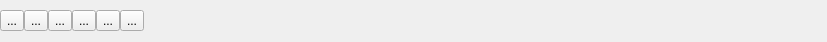
<?xml version="1.0" encoding="UTF-8"?>
<ui version="4.0">
 <class>menuWidget</class>
 <widget class="QWidget" name="menuWidget">
  <property name="geometry">
   <rect>
    <x>0</x>
    <y>0</y>
    <width>827</width>
    <height>42</height>
   </rect>
  </property>
  <property name="windowTitle">
   <string>Form</string>
  </property>
  <layout class="QHBoxLayout" name="horizontalLayout_2">
   <property name="spacing">
    <number>0</number>
   </property>
   <property name="leftMargin">
    <number>0</number>
   </property>
   <property name="topMargin">
    <number>0</number>
   </property>
   <property name="rightMargin">
    <number>0</number>
   </property>
   <property name="bottomMargin">
    <number>0</number>
   </property>
   <item>
    <layout class="QHBoxLayout" name="horizontalLayout">
     <property name="spacing">
      <number>0</number>
     </property>
     <item>
      <widget class="QToolButton" name="toolButtonFile">
       <property name="minimumSize">
        <size>
         <width>0</width>
         <height>0</height>
        </size>
       </property>
       <property name="text">
        <string>...</string>
       </property>
      </widget>
     </item>
     <item>
      <widget class="QToolButton" name="toolButtonEdit">
       <property name="text">
        <string>...</string>
       </property>
      </widget>
     </item>
     <item>
      <widget class="QToolButton" name="toolButtonDevice">
       <property name="text">
        <string>...</string>
       </property>
      </widget>
     </item>
     <item>
      <widget class="QToolButton" name="toolButtonView">
       <property name="text">
        <string>...</string>
       </property>
      </widget>
     </item>
     <item>
      <widget class="QToolButton" name="toolButtonTool">
       <property name="text">
        <string>...</string>
       </property>
      </widget>
     </item>
     <item>
      <widget class="QToolButton" name="toolButtonHelp">
       <property name="text">
        <string>...</string>
       </property>
      </widget>
     </item>
     <item>
      <spacer name="horizontalSpacer">
       <property name="orientation">
        <enum>Qt::Orientation::Horizontal</enum>
       </property>
       <property name="sizeHint" stdset="0">
        <size>
         <width>40</width>
         <height>20</height>
        </size>
       </property>
      </spacer>
     </item>
    </layout>
   </item>
  </layout>
 </widget>
 <resources/>
 <connections/>
</ui>
